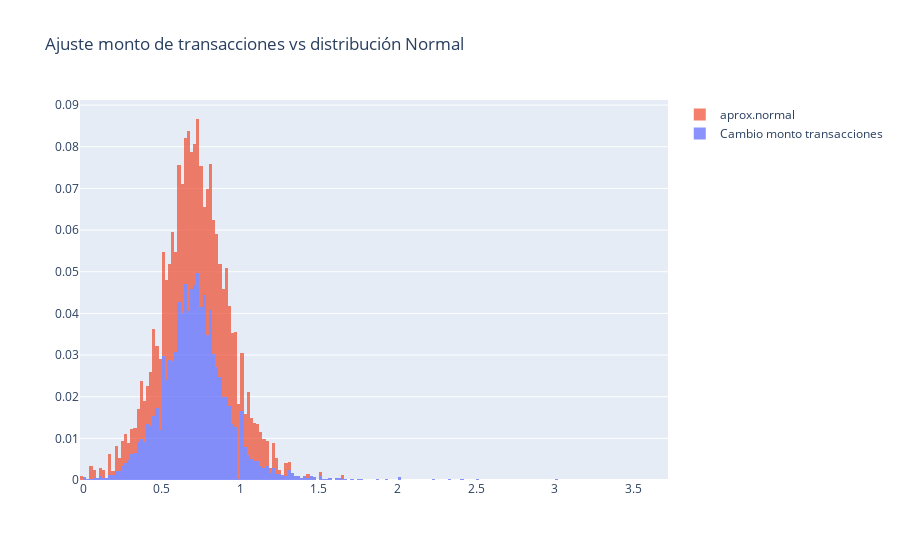

The code cell stored with this chart in its notebook:
### Markdown cell above
### Ejercicio 2
Utiliza `plotly` para realizar un gráfico que permita verificar si el cambio en el monto de transacciones (cuarto trimestre a primer trimestre) se ajusta a una distribución normal.

### Code cell
import numpy as np
np.random.seed(1)
mean, std = df["Total_Ct_Chng_Q4_Q1"].mean(),df["Total_Ct_Chng_Q4_Q1"].std()
data = np.random.normal(mean, std, 1000)

fig = go.Figure()
fig.add_trace(go.Histogram(x=df["Total_Ct_Chng_Q4_Q1"],histnorm = 'probability', name="Cambio monto transacciones"))
fig.add_trace(go.Histogram(x=data,histnorm = 'probability', name="aprox.normal"))

fig.update_layout(title="Ajuste monto de transacciones vs distribución Normal")
fig.update_layout(barmode='stack')
fig.update_traces(opacity=0.75)
fig.show()

### Figure 1 — Plotly figure (JSON) as saved in the notebook; plotly's stock layout.template omitted (floating-point values rounded to 4 significant figures; data arrays with more than 128 entries replaced by an {"elided": "..."} marker saying what was removed)
{"data": [{"histnorm": "probability", "name": "Cambio monto transacciones", "opacity": 0.75, "type": "histogram", "x": {"elided": "10127 float values"}}, {"histnorm": "probability", "name": "aprox.normal", "opacity": 0.75, "type": "histogram", "x": {"elided": "1000 float values"}}], "layout": {"barmode": "stack", "title": {"text": "Ajuste monto de transacciones vs distribución Normal"}}}
